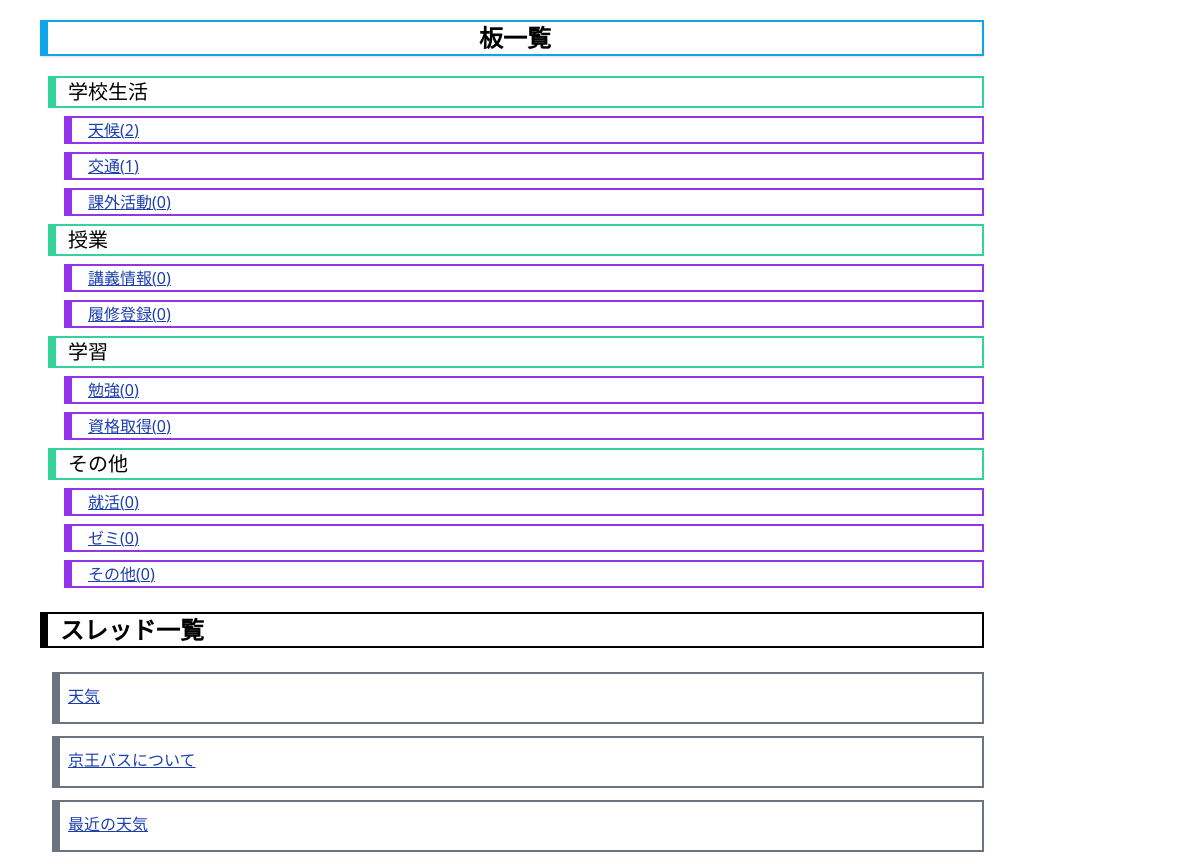
Before: / with the older database file.
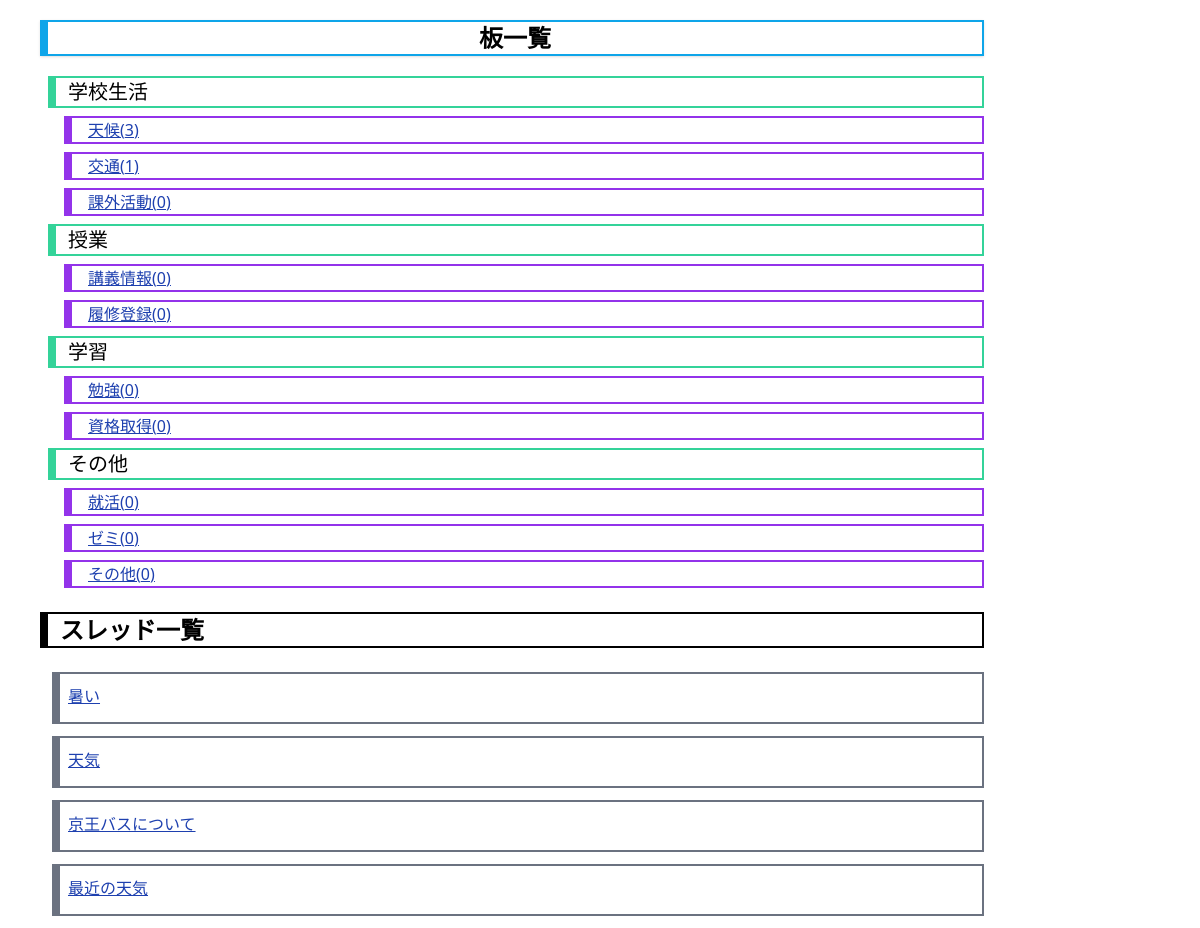
After: the same page with the newer database file.
### tables this page shows
CREATE TABLE divisions (
            id INTEGER PRIMARY KEY AUTOINCREMENT,
            name STRING,
            created_at DATETIME
        );

CREATE TABLE kinds (
            id INTEGER PRIMARY KEY AUTOINCREMENT,
            name STRING,
            division_id INTEGER REFERENCES divisions,
            created_at DATETIME
        );

CREATE TABLE threads (
            id INTEGER PRIMARY KEY AUTOINCREMENT,
            title STRING,
            kind_id INTEGER,
            created_at DATETIME
        );

### app.py (the view)
@app.route("/", methods=["GET"])
def index():
    data = dict(threads=[],head=[])
    data["threads"]=db.getThreads(cur)
    for division in db.getDivisions(cur):
        kindCountPairs=[]
        kinds=db.getKindsByDivisionId(cur,division["id"])
        for kind in kinds:
            kindCountPairs.append(dict(kind=kind,count=db.getKindCountById(cur,kind["id"])))
        data["head"].append(dict(division=division,kindCountPairs=kindCountPairs))
    return render_template("index.html", data=data)

### features/db.py (called while the page is built)
def dateConverter(result: list[dict[str, str]] | dict[str, str]) -> list[dict[str, str]]|dict[str,str]:
    print(type(result))
    if type(result) is list:
        for i in result:
            for j in i.keys():
                if j == "created_at":
                    i[j] = generateTimeCaption(i[j])
    else:
        for j in result.keys():
            if j == "created_at":
                result[j] = generateTimeCaption(result[j])
    return result

def dictFactory(cur: sqlite3.Cursor, row):
    d = {}
    for idx, col in enumerate(cur.description):
        d[col[0]] = row[idx]
    return d

def getThreads(cur: sqlite3.Cursor) -> list[dict[str, str]] | dict[str, str]:
    result = cur.execute("""--sql
        select *
        from threads
        order by created_at desc
        limit 10""").fetchall()
    return dateConverter(result)

def getDivisions(cur: sqlite3.Cursor) -> list[dict[str, str]]:
    result = cur.execute("""--sql
        select *
        from divisions""").fetchall()
    return dateConverter(result)

def getKindsByDivisionId(cur: sqlite3.Cursor, divisionsId: int) -> list[dict[str, str]]:
    result = cur.execute("""--sql
        select *
        from kinds
        where division_id=?""", (divisionsId,)).fetchall()
    return dateConverter(result)

def getKindCountById(cur:sqlite3.Cursor,id:int) -> int | None:
    result=cur.execute("""--sql
        select count(*)
        as count
        from threads
        where kind_id=?""",(id,)).fetchone()["count"]
    if type(result) is int:
        return result
    else:
        return None

### features/time_handler.py (called while the page is built)
def generateTimeCaption(time:str):
    now=datetime.datetime.now()
    created_at=datetime.datetime.strptime(time[:-8],"%Y-%m-%d %X")
    diff=now-created_at
    if diff.seconds<60:
        return "たった今"
    elif diff.seconds<3600:
        return f"{diff.seconds//60}分前"
    elif diff.days<1:
        return f"{diff.seconds//3600}時間前"
    elif diff.days<30:
        return f"{diff.days}日前"
    elif diff.days<365:
        return f"{diff.days//30.5}ヶ月前"
    else:
        return f"{diff.days//365}年前"

### templates/index.html (shortened to what this page needs)
<head>
  <link rel="stylesheet" href="../static/css/output.css">
</head>
<body>
  <div class="container w-full px-10">
    <div
      class="my-5 shadow text-center font-semibold text-2xl border-t-2 border-r-2 border-b-2 border-l-8 border-sky-500">
      <p class="">板一覧</p>
    </div>
    <ul class="list-group">
      {%for item in data.head%}
      <div class="ml-2 border-r-2 border-b-2 border-t-2 border-l-8 my-2 border-emerald-400 text-xl">
        <p class="ml-3">{{item.division.name}}</p>
      </div>
      {%for pair in item.kindCountPairs%}
      <div
        class="border-r-2 border-b-2 border-t-2 border-l-8 my-2 ml-6 border-purple-600 px-4 text-blue-800 underline">
        <a href="/kind/{{pair.kind.id}}" class="">{{pair.kind.name}}({{pair.count}})</a>
      </div>
      {%endfor%}
      {%endfor%}
    </ul>
    <div class="border-r-2 border-b-2 border-t-2 border-l-8 border-black my-6 font-semibold text-2xl">
      <p class="ml-3">スレッド一覧</p>
    </div>
    {% for thread in data.threads%}
    <div class="border-r-2 border-b-2 border-t-2 border-l-8 font-mono py-3 border-gray-500 my-3 ml-3">
      <a href="/thread/{{thread.id}}" class="ml-2 text-blue-800 underline">{{thread.title}}</a>
    </div>
    {%endfor%}
  </div>
</body>

Changed rows visible on the page:
added threads: title "暑い"
Other visible differences:
list line gone: "天候"
new list line: "天候"
list line gone: "( 2 )"
new list line: "( 3 )"
